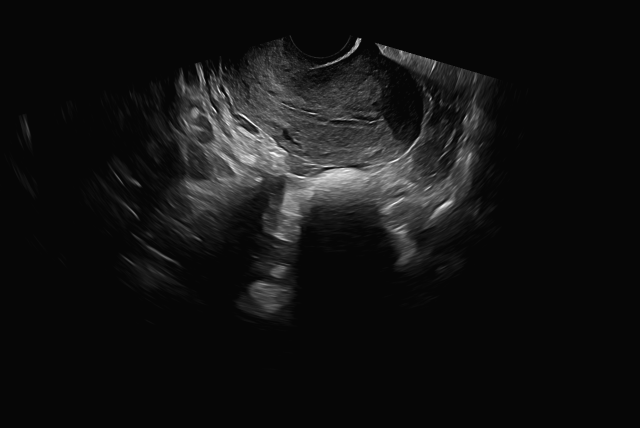
#> input picture ct_data/10.png, 1280 x 855 px, found by its file name (shown at 1/2 size)
$ python cannyEdge.py   (older library calls are emulated)
#> lines starting #> are read from the running program, lines starting #| are printed output that depends on the picture; after the words box and inside, x2 and y2 are one past the last pixel; in counts of white or black regions, pixels touching at a corner belong together; pictures that were not available may be replaced by others from this repository, and a replacement may not be noted
import numpy as np, cv2

def nonmax_suppression(sobel, direct):
    rows, cols = sobel.shape[:2]
    dst = np.zeros((rows, cols), np.float32)
    for i in range(1, rows-1):
        for j in range(1, cols-1):
            # 관심 영역 참조 통해 이웃 화소 가져오기
            values = sobel[i-1:i+2, j-1:j+2].flatten()
            first = [3, 0, 1, 2]
            id = first[direct[i, j]]
            v1, v2 = values[id], values[8-id]

            # [11 lines of commented-out code are left out]
            dst[i, j] = sobel[i, j] if (v1 < sobel[i, j] > v2) else 0
    return dst

def trace(max_sobel, i, j, low):
    h, w = max_sobel.shape
    if (0 <= i < h and 0 <= j < w) == False: return
    if pos_ck[i, j] > 0 and max_sobel[i, j] > low:
        pos_ck[i, j] = 255
        canny[i, j] = 255

        trace(max_sobel, i-1, j-1, low)
        trace(max_sobel, i, j-1, low)
        trace(max_sobel, i+1, j-1, low)
        trace(max_sobel, i-1, j, low)
        trace(max_sobel, i+1, j, low)
        trace(max_sobel, i-1, j+1, low)
        trace(max_sobel, i, j+1, low)
        trace(max_sobel, i+1, j+1, low)

def hysteresis_th(max_sobel, low, high):
    rows, cols = max_sobel.shape[:2]
    for i in range(1, rows-1):
        for j in range(1, cols-1):
            if max_sobel[i, j] >= high: trace(max_sobel, i, j, low)

image = cv2.imread(r"C:\Users\DoyoungJang\Desktop\hjwork\imageComparison\ct_data\10.png", cv2.IMREAD_GRAYSCALE)
#> image is the input picture: shape (855, 1280); min 6, max 255, mean 18.4
image = cv2.resize(image, (321, 600))
#> image: shape (600, 321)

image_c = cv2.imread(r"C:\Users\DoyoungJang\Desktop\hjwork\imageComparison\lenna\lenna.png", cv2.IMREAD_COLOR)
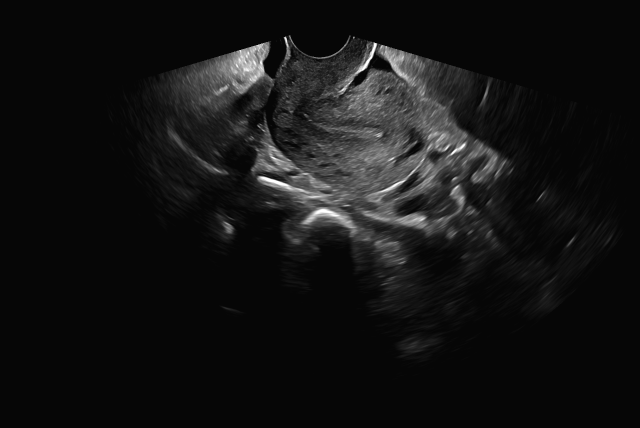
#> input picture ct_data/0.png, 1280 x 855 px, given in place of lenna.png, which was not available (shown at 1/2 size)
#> image_c is the input picture: shape (855, 1280, 3); min 6, max 255, mean 19.5
image_c = cv2.resize(image_c, (321, 600))
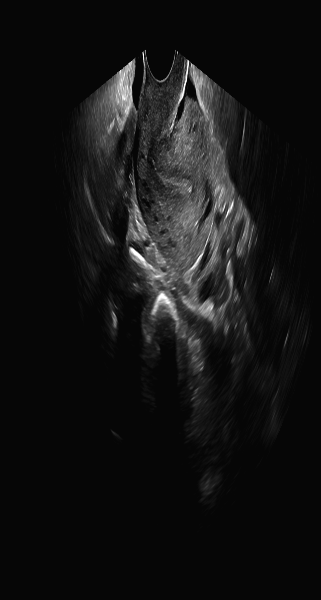
#> image_c: shape (600, 321, 3); min 6, max 255, mean 19.4
cv2.imshow("color", image_c)

if image is None: raise Exception("영상파일 읽기 오류")

pos_ck = np.zeros(image.shape[:2], np.uint8)
canny = np.zeros(image.shape[:2], np.uint8)

# 캐니 에지 검출
gaus_img = cv2.GaussianBlur(image, (5, 5), 0.3)
cv2.imshow("gaussian", gaus_img)
Gx = cv2.Sobel(np.float32(gaus_img), cv2.CV_32F, 1, 0, 3)
Gy = cv2.Sobel(np.float32(gaus_img), cv2.CV_32F, 0, 1, 3)
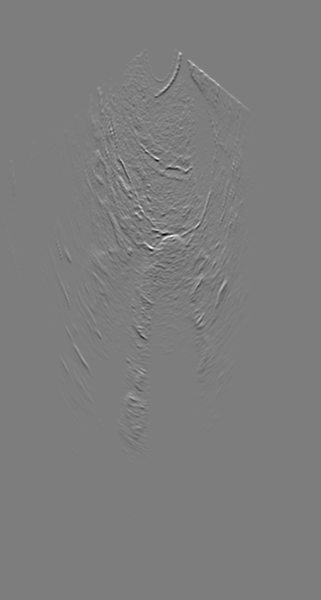
#> Gy: shape (600, 321) float32; min -742, max 762, mean 0; drawn with min black and max white

# Gx = cv2.convertScaleAbs(Gx)
# Gy = cv2.convertScaleAbs(Gy)

sobel = cv2.magnitude(Gx, Gy)
sobel = np.clip(sobel, 0, 255).astype(np.uint8)
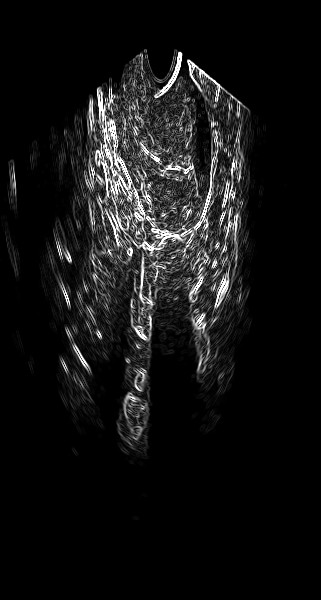
#> sobel: shape (600, 321); min 0, max 255, mean 19.8
print(f"<sobel>\n화소값 총합 : {cv2.sumElems(sobel)} \n화소 최대값 : {np.max(sobel)} \n화소 최소값 : {np.min(sobel)} \n행렬 형태 : {sobel.shape}")
#| <sobel>
#| 화소값 총합 : (3815415.0, 0.0, 0.0, 0.0)
#| 화소 최대값 : 255
#| 화소 최소값 : 0
#| 행렬 형태 : (600, 321)

directs = cv2.phase(Gx, Gy) / (np.pi/4)
directs = directs.astype(int) % 4
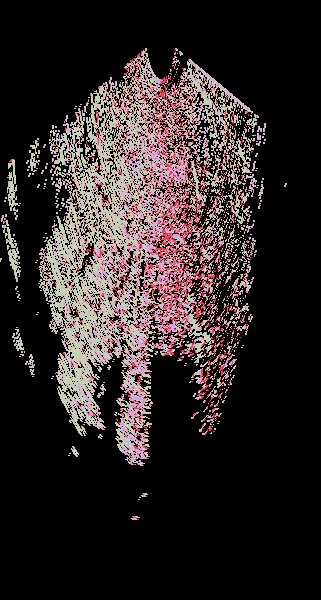
#> directs: shape (600, 321) int64; 4 distinct labels, from 0 to 3; one colour per label, 0 black
max_sobel = nonmax_suppression(sobel, directs)
#> after the loop in nonmax_suppression, `for i in range(1, rows-1):`:
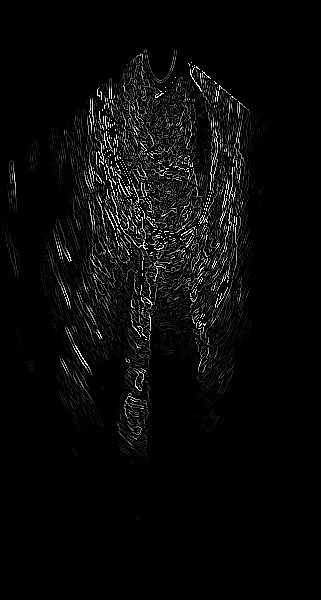
#> dst: shape (600, 321) float32; min 0, max 255, mean 9.1
max_sobel = max_sobel.astype(np.uint8)
print(f"<max_sobel>\n화소값 총합 : {cv2.sumElems(max_sobel)} \n화소 최대값 : {np.max(max_sobel)} \n화소 최소값 : {np.min(max_sobel)} \n행렬 형태 : {max_sobel.shape}")
#| <max_sobel>
#| 화소값 총합 : (1747906.0, 0.0, 0.0, 0.0)
#| 화소 최대값 : 255
#| 화소 최소값 : 0
#| 행렬 형태 : (600, 321)

cv2.imshow("nonmax_suppression", max_sobel)
# cv2.waitKey(0)

print(sobel >= max_sobel)
#> (printed output is left out)
checker = sobel >= max_sobel
#> checker: shape (600, 321) bool; every value is 1
unique, counts = np.unique(checker, return_counts=True)
#> unique = [True]; counts = [192600]
checker = dict(zip(unique, counts))
#> checker = {True: 192600}
print(checker)
#| {True: 192600}

m = 0
n = 0
print(f"sobel의 화소값 : {sobel[m, n]} \nmax_sobel의 화소값 : {max_sobel[m, n]}")
#| sobel의 화소값 : 0
#| max_sobel의 화소값 : 0

##################
nonmax = max_sobel.copy()


hysteresis_th(max_sobel, 100, 150)

print(nonmax)
#> (printed output is left out)
print(max_sobel)
#> (printed output is left out)
print(nonmax == max_sobel)
#> (printed output is left out)

canny = max_sobel.copy()
canny2 = cv2.Canny(image, 100, 150)
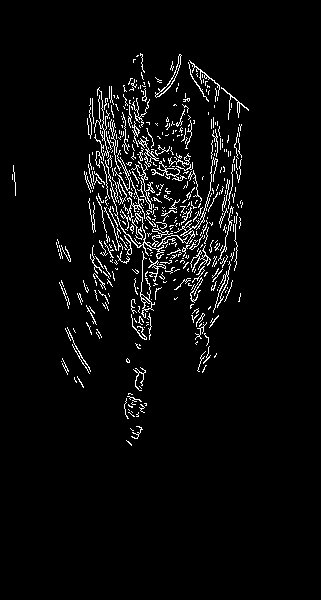
#> canny2: shape (600, 321); 4.2% white in thin lines or dots, all inside (x1, y1, x2, y2) = (12, 53, 249, 446)

cv2.imshow("image", image)
cv2.imshow("sobel", sobel)
cv2.imshow("canny", canny)
cv2.imshow("OpenCV_Canny", canny2)
cv2.waitKey(0)
